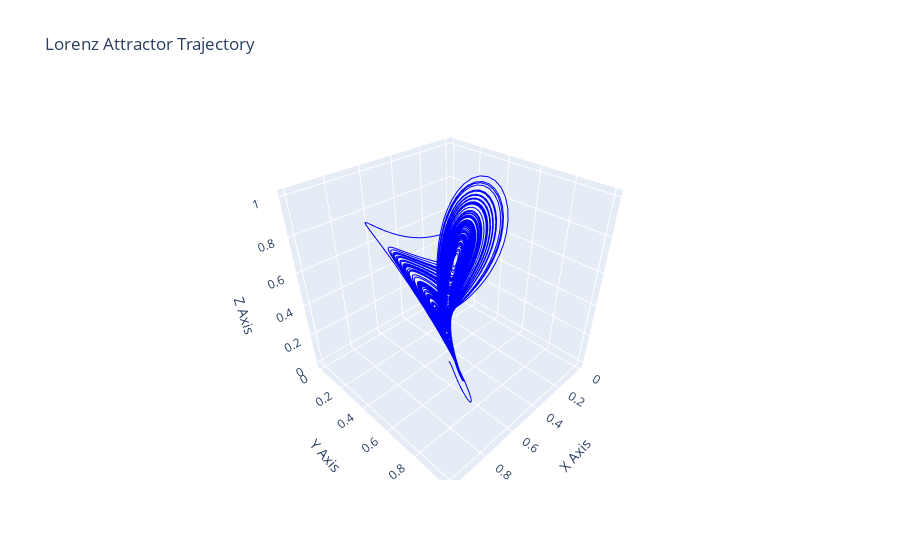

The code cell stored with this chart in its notebook:
### Markdown cell above
# Plotting the Dataset

### Code cell
import plotly.graph_objects as go

fig = go.Figure(data=[go.Scatter3d(
    x=attractor_samp[:,0].numpy(), y=attractor_samp[:,1].numpy(), z=attractor_samp[:,2].numpy(),
    mode='lines',
    line=dict(color='blue', width=2)
)])

fig.update_layout(
    title='Lorenz Attractor Trajectory',
    scene=dict(
        xaxis_title='X Axis',
        yaxis_title='Y Axis',
        zaxis_title='Z Axis'
    )
)

fig.show()

### Figure 1 — Plotly figure (JSON) as saved in the notebook; plotly's stock layout.template omitted (floating-point values rounded to 4 significant figures; data arrays with more than 128 entries replaced by an {"elided": "..."} marker saying what was removed)
{"data": [{"line": {"color": "blue", "width": 2}, "mode": "lines", "type": "scatter3d", "x": {"elided": "10000 float values"}, "y": {"elided": "10000 float values"}, "z": {"elided": "10000 float values"}}], "layout": {"scene": {"xaxis": {"title": {"text": "X Axis"}}, "yaxis": {"title": {"text": "Y Axis"}}, "zaxis": {"title": {"text": "Z Axis"}}}, "title": {"text": "Lorenz Attractor Trajectory"}}}
